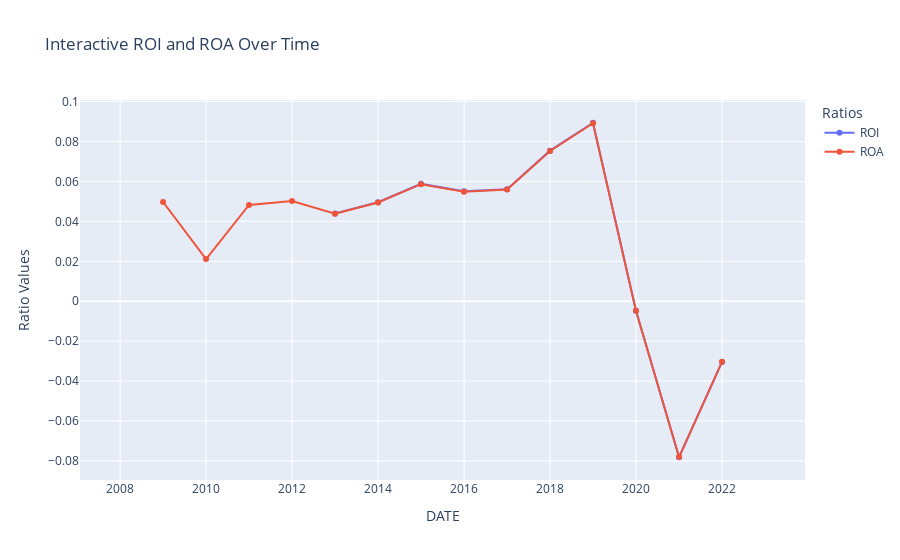

Notebook source saved alongside this figure:
### Markdown cell above
# Visualization

### Code cell
import plotly.express as px


# Plotting ROI and ROA over time 
fig = px.line(filtered_df, x='DATE', y=['ROI', 'ROA'],
              labels={'value': 'Ratio Values', 'variable': 'Ratios'},
              title='Interactive ROI and ROA Over Time')

# Interactive features
fig.update_traces(mode='lines+markers')
fig.update_layout(hovermode='x unified')
fig.show()

### Figure 1 — Plotly figure (JSON) as saved in the notebook; plotly's stock layout.template omitted (floating-point values rounded to 4 significant figures)
{"data": [{"hovertemplate": "Ratios=ROI<br>DATE=%{x}<br>Ratio Values=%{y}<extra></extra>", "legendgroup": "ROI", "line": {"color": "#636efa", "dash": "solid"}, "marker": {"symbol": "circle"}, "mode": "lines+markers", "name": "ROI", "orientation": "v", "showlegend": true, "type": "scatter", "x": ["2008-12-31T00:00:00", "2009-12-31T00:00:00", "2010-12-31T00:00:00", "2011-12-31T00:00:00", "2012-12-31T00:00:00", "2013-12-31T00:00:00", "2014-12-31T00:00:00", "2015-12-31T00:00:00", "2016-12-31T00:00:00", "2017-12-31T00:00:00", "2018-12-31T00:00:00", "2019-12-31T00:00:00", "2020-12-31T00:00:00", "2021-12-31T00:00:00", "2007-12-31T00:00:00", "2022-12-31T00:00:00"], "xaxis": "x", "y": [null, null, null, null, 0.04399, 0.04959, 0.0588, 0.05512, 0.05612, 0.07541, 0.08939, -0.004769, -0.07814, -0.03039, null, null], "yaxis": "y"}, {"hovertemplate": "Ratios=ROA<br>DATE=%{x}<br>Ratio Values=%{y}<extra></extra>", "legendgroup": "ROA", "line": {"color": "#EF553B", "dash": "solid"}, "marker": {"symbol": "circle"}, "mode": "lines+markers", "name": "ROA", "orientation": "v", "showlegend": true, "type": "scatter", "x": ["2008-12-31T00:00:00", "2009-12-31T00:00:00", "2010-12-31T00:00:00", "2011-12-31T00:00:00", "2012-12-31T00:00:00", "2013-12-31T00:00:00", "2014-12-31T00:00:00", "2015-12-31T00:00:00", "2016-12-31T00:00:00", "2017-12-31T00:00:00", "2018-12-31T00:00:00", "2019-12-31T00:00:00", "2020-12-31T00:00:00", "2021-12-31T00:00:00", "2007-12-31T00:00:00", "2022-12-31T00:00:00"], "xaxis": "x", "y": [0.04968, 0.02114, 0.04823, 0.05023, 0.04387, 0.04948, 0.05861, 0.05483, 0.05594, 0.07527, 0.08913, -0.00476, -0.07804, -0.03033, null, null], "yaxis": "y"}], "layout": {"hovermode": "x unified", "legend": {"title": {"text": "Ratios"}, "tracegroupgap": 0}, "title": {"text": "Interactive ROI and ROA Over Time"}, "xaxis": {"anchor": "y", "domain": [0, 1], "title": {"text": "DATE"}}, "yaxis": {"anchor": "x", "domain": [0, 1], "title": {"text": "Ratio Values"}}}}
